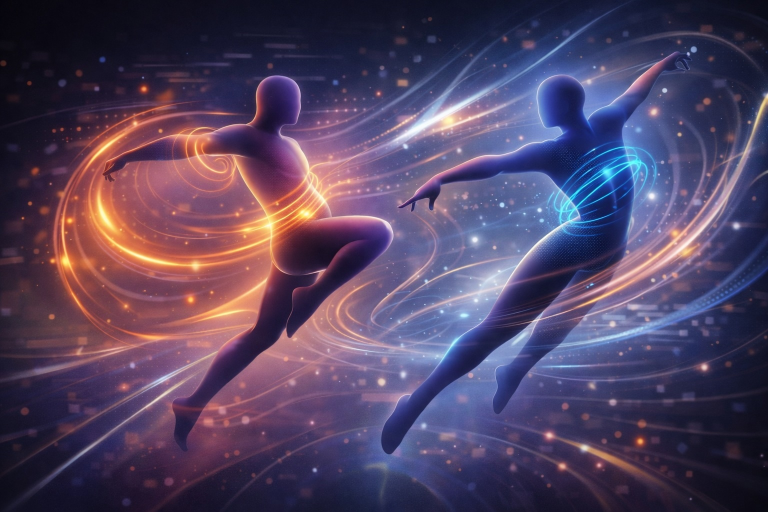
#> input picture images/069466369875a557a400b341fa814ccd64b2d3976f6ca8844c732146ee567ace.jpg, 1536 x 1024 px (shown at 1/2 size)
$ python -i build_visuals.py   (imports and definitions only)
#> lines starting #> are read from the running program, lines starting #| are printed output that depends on the picture
#!/usr/bin/env python3
"""
Extract per-episode visuals into visuals.json: a waveform (RMS peaks from the
audio) and an accent colour sampled from the cover art.

Run locally after adding an episode; the JSON is committed, so the GitHub Action
needs neither ffmpeg nor Pillow. Incremental by default.

    python build_visuals.py [--force] [--only <guid|slug>]
"""

import argparse
import array
import colorsys
import json
import subprocess
import sys
from pathlib import Path

from episodes_io import ROOT, audio_path, load_episodes, load_visuals, save_visuals

VERSION = 1
PEAK_COUNT = 400

# Theme backgrounds the accent has to stay legible against (see assets/style.css).
# Warm graphite in dark: most covers are cyan-blue, and they sing against a warm base.
DARK_BG = "#1A1917"
LIGHT_BG = "#F4F6F8"
MIN_CONTRAST = 4.5


# [22 lines left out: function peaks, not called in this run]


def _rgb(hex_color: str) -> tuple[float, float, float]:
    h = hex_color.lstrip("#")
    return tuple(int(h[i:i + 2], 16) / 255 for i in (0, 2, 4))


def _hex(r: float, g: float, b: float) -> str:
    return "#" + "".join(f"{round(max(0.0, min(1.0, c)) * 255):02x}" for c in (r, g, b))


def _luminance(rgb: tuple[float, float, float]) -> float:
    f = [c / 12.92 if c <= 0.03928 else ((c + 0.055) / 1.055) ** 2.4 for c in rgb]
    return 0.2126 * f[0] + 0.7152 * f[1] + 0.0722 * f[2]


def contrast(a: str, b: str) -> float:
    la, lb = _luminance(_rgb(a)), _luminance(_rgb(b))
    lo, hi = sorted((la, lb))
    return (hi + 0.05) / (lo + 0.05)


def _fit(h: float, s: float, bg: str, start: float, step: float) -> str:
    """Walk lightness from `start` until the colour is legible on `bg`."""
    lightness = start
    best = _hex(*colorsys.hls_to_rgb(h, lightness, s))
    for _ in range(40):
        candidate = _hex(*colorsys.hls_to_rgb(h, lightness, s))
        if contrast(candidate, bg) >= MIN_CONTRAST:
            return candidate
        best = candidate
        lightness += step
        if not 0.0 <= lightness <= 1.0:
            break
    return best


def accent(image: Path) -> dict[str, str]:
    """Pick the most characteristic colour of the cover, then make it legible."""
    from PIL import Image

    img = Image.open(image).convert("RGB").resize((64, 64))
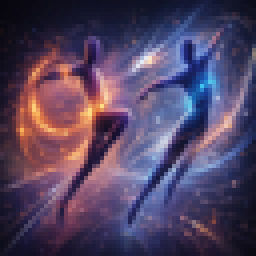
#> img: PIL image 64x64 RGB (shown 4 times larger); mean R, G, B 83.3, 68, 97.8
    quantized = img.convert("P", palette=Image.ADAPTIVE, colors=16).convert("RGB")
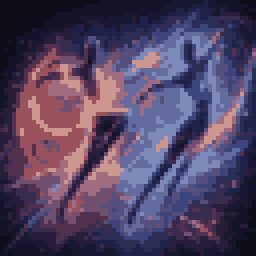
#> quantized: PIL image 64x64 RGB (shown 4 times larger); mean R, G, B 81.4, 67.5, 98
    colors = quantized.getcolors(64 * 64) or []
#> colors = 16 items

    def score(entry):
        count, (r, g, b) = entry
        h, l, s = colorsys.rgb_to_hls(r / 255, g / 255, b / 255)
        return count * (s ** 2) * (1 - abs(l - 0.5) * 1.6)

    count, (r, g, b) = max(colors, key=score)
#> count = 290; r = 154; g = 83; b = 92
    h, _, s = colorsys.rgb_to_hls(r / 255, g / 255, b / 255)
#> h = 0.979; s = 0.3
    s = max(0.55, min(0.90, s))
#> s = 0.55

    return {
        "dark": _fit(h, s, DARK_BG, 0.60, +0.02),
        "light": _fit(h, s, LIGHT_BG, 0.45, -0.02),
    }
#> in _fit, `best = _hex(*colorsys.hls_to_rgb(h, lightness, s))`: best = '#d1616f'
#> the loop in _fit, `for _ in range(40):` made 1 pass
#> candidate on pass 1: '#d1616f'
#> after the loop in _fit, `for _ in range(40):`: lightness = 0.6
#> the loop in _fit, `for _ in range(40):` made 1 pass
#> candidate on pass 1: '#b23444'
#> after the loop in _fit, `for _ in range(40):`: lightness = 0.45


# [33 lines left out: function main, not called in this run]


# [6 lines not run here, left out]

>>> result = accent('images/069466369875a557a400b341fa814ccd64b2d3976f6ca8844c732146ee567ace.jpg')
#> result = {'dark': '#d1616f', 'light': '#b23444'}

$ run again, on images/76c6d08b0a38ed7c164421a3d8d92c20ef4f1d0a131fa56e3eb1b1e658628795.jpg
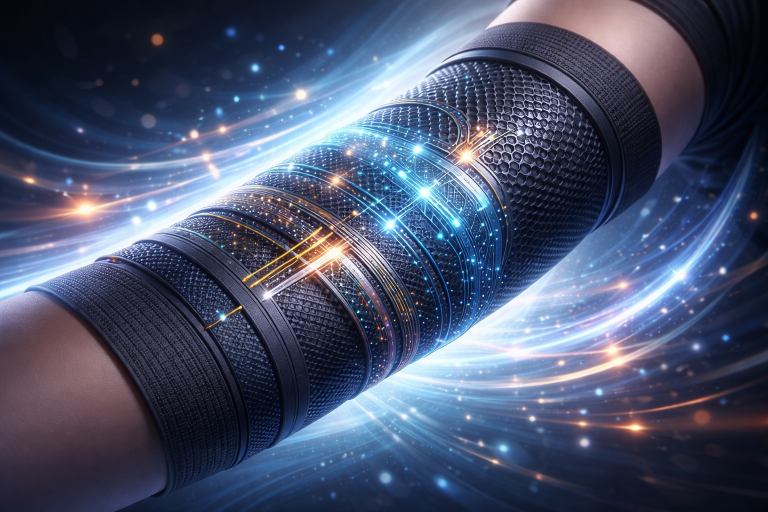
#> input picture images/76c6d08b0a38ed7c164421a3d8d92c20ef4f1d0a131fa56e3eb1b1e658628795.jpg, 1536 x 1024 px (shown at 1/2 size)
#> in accent, `img = Image.open(image).convert("RGB").resize((64, 64))`:
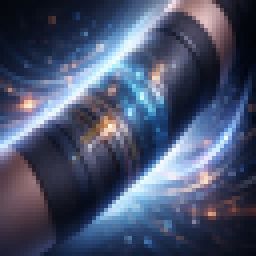
#> img: PIL image 64x64 RGB (shown 4 times larger); mean R, G, B 73.4, 82.5, 108.4
#> in accent, `quantized = img.convert("P", palette=Image.ADAPTIVE, colors=16).conver..`:
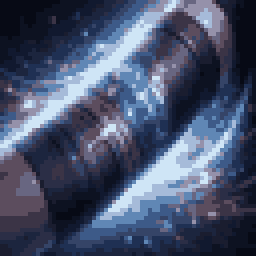
#> quantized: PIL image 64x64 RGB (shown 4 times larger); mean R, G, B 71.6, 81.9, 108.3
#> colors = 16 items
#> count = 263; r = 207; g = 229; b = 246
#> h = 0.573; s = 0.684
#> in _fit, `best = _hex(*colorsys.hls_to_rgb(h, lightness, s))`: best = '#53a2df'
#> the loop in _fit, `for _ in range(40):` made 1 pass
#> candidate on pass 1: '#53a2df'
#> after the loop in _fit, `for _ in range(40):`: lightness = 0.6
#> the loop in _fit, `for _ in range(40):` made 3 passes
#> (candidate, best, lightness) on passes 1 to 2: ('#247dc1', '#247dc1', 0.43), ('#2377b9', '#2377b9', 0.41)
#> after the loop in _fit, `for _ in range(40):`: lightness = 0.41
#> result = {'dark': '#53a2df', 'light': '#2172b0'}

$ run again, on images/9b40f6267fb4ad09bfce0c930e68641055a499a0a7170b696b8a969f48019768.jpg
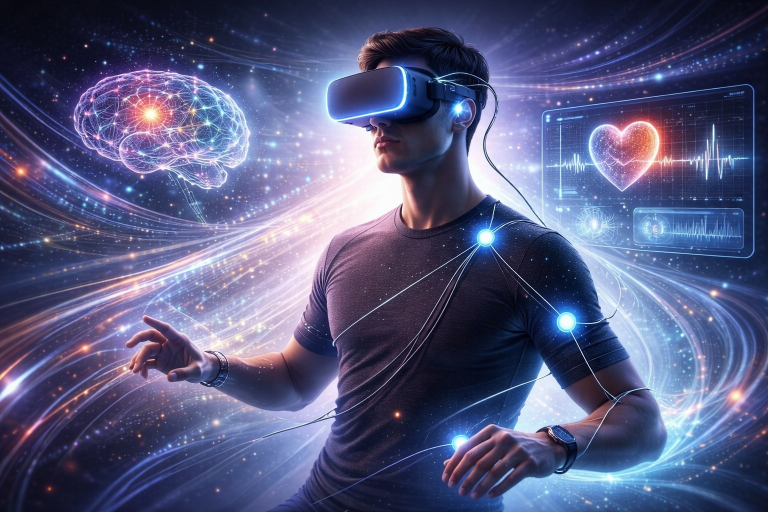
#> input picture images/9b40f6267fb4ad09bfce0c930e68641055a499a0a7170b696b8a969f48019768.jpg, 1536 x 1024 px (shown at 1/2 size)
#> in accent, `img = Image.open(image).convert("RGB").resize((64, 64))`:
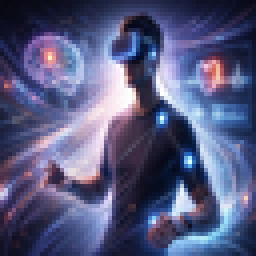
#> img: PIL image 64x64 RGB (shown 4 times larger); mean R, G, B 86.2, 89.3, 126.7
#> in accent, `quantized = img.convert("P", palette=Image.ADAPTIVE, colors=16).conver..`:
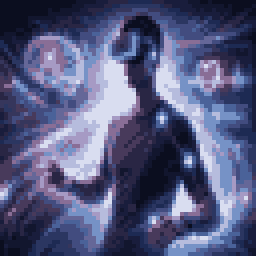
#> quantized: PIL image 64x64 RGB (shown 4 times larger); mean R, G, B 84.6, 88.9, 126.6
#> colors = 16 items
#> count = 340; r = 118; g = 146; b = 198
#> in accent, `h, _, s = colorsys.rgb_to_hls(r / 255, g / 255, b / 255)`: h = 0.608; s = 0.412
#> in accent, `s = max(0.55, min(0.90, s))`: s = 0.55
#> best = '#6188d1'
#> the loop in _fit, `for _ in range(40):` made 1 pass
#> candidate on pass 1: '#6188d1'
#> after the loop in _fit, `for _ in range(40):`: lightness = 0.6
#> the loop in _fit, `for _ in range(40):` made 1 pass
#> candidate on pass 1: '#3460b2'
#> after the loop in _fit, `for _ in range(40):`: lightness = 0.45
#> result = {'dark': '#6188d1', 'light': '#3460b2'}

$ run again, on images/Living_Bento_Heartbeat-Driven_Noodles_for_Enriched_Dining_Dynamicsb4l1f.jpg
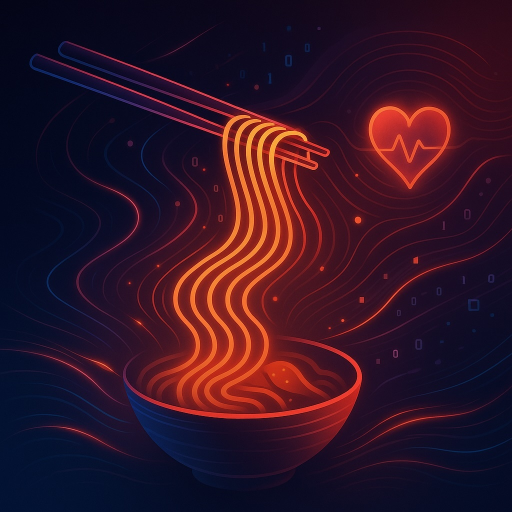
#> input picture images/Living_Bento_Heartbeat-Driven_Noodles_for_Enriched_Dining_Dynamicsb4l1f.jpg, 1024 x 1024 px (shown at 1/2 size)
#> in accent, `img = Image.open(image).convert("RGB").resize((64, 64))`:
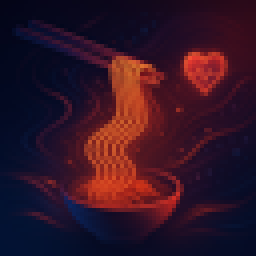
#> img: PIL image 64x64 RGB (shown 4 times larger); mean R, G, B 50.3, 20, 37.3
#> in accent, `quantized = img.convert("P", palette=Image.ADAPTIVE, colors=16).conver..`:
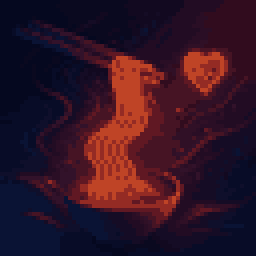
#> quantized: PIL image 64x64 RGB (shown 4 times larger); mean R, G, B 50.1, 19.7, 37.1
#> colors = 16 items
#> count = 300; r = 191; g = 68; b = 38
#> h = 0.0327; s = 0.668
#> best = '#dd7055'
#> the loop in _fit, `for _ in range(40):` made 1 pass
#> candidate on pass 1: '#dd7055'
#> after the loop in _fit, `for _ in range(40):`: lightness = 0.6
#> the loop in _fit, `for _ in range(40):` made 1 pass
#> candidate on pass 1: '#bf4426'
#> after the loop in _fit, `for _ in range(40):`: lightness = 0.45
#> result = {'dark': '#dd7055', 'light': '#bf4426'}
